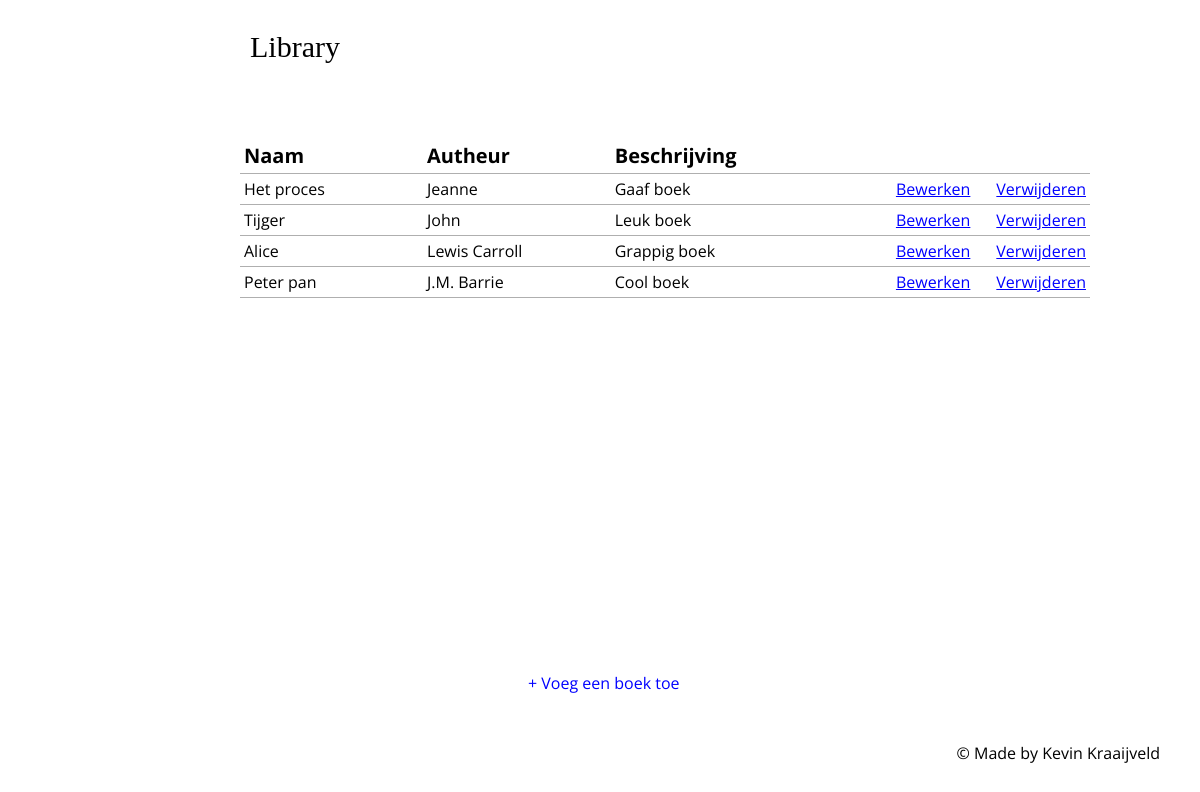
The page / on the database its author committed.
### tables this page shows
CREATE TABLE IF NOT EXISTS `books` (
  `book_id` int(11) NOT NULL,
  `book_name` varchar(255) DEFAULT NULL,
  `book_author` varchar(255) DEFAULT NULL,
  `book_comment` varchar(255) DEFAULT NULL
);

### core/core.php (called while the page is built, shortened)
<?php
function render($filename, $data = null)
{
	require(ROOT . 'view/templates/header.php');
	require(ROOT . 'view/' . $filename . '.php');
	require(ROOT . 'view/templates/footer.php');
}

### controller/LibraryController.php (called while the page is built, shortened)
<?php
require(ROOT . "model/LibraryModel.php");
function index()
{
	render("library/index",
		array(
			'books' => getAllBooks()
		)
	);
}

### public/index.php (called while the page is built, shortened)
<?php
require(ROOT . "core/route.php");
require(ROOT . "core/core.php");
route();

### model/LibraryModel.php (called while the page is built, shortened)
<?php
function getAllBooks(){
	$db = openDatabaseConnection();
	$sql = "SELECT * FROM books";
	$query = $db->prepare($sql);
	$query->execute();
	return $query->fetchAll();
}

### view/library/index.php (the view)
<h3>Library</h3>
<br><br>
<table class="sortable">
	<thead>
		<tr>
			<th>Naam</th>
			<th>Autheur</th>
			<th  class='comment'>Beschrijving</th>
			<th class="sorttable_nosort" colspan="2"> </th>
		</tr>
	</thead>
<tbody>
	<?php
  foreach ($books as $book) {
  echo "<tr>";
  echo "<td>" . $book['book_name'] .  "</td>";
  echo "<td>" . $book['book_author']  . "</td>";
  echo "<td>" . $book['book_comment'] . "</td>";
  echo "<td class='center'>" . "<a href='" . URL . "library/edit/" . $book['book_id'] . "'>Bewerken</a></td>";
  echo "<td class='center'>" . "<a href='" . URL . "library/delete/" . $book['book_id'] . "'>Verwijderen</a></td>";
  echo "</tr>";
  ?>
  <?php } ?>
</tbody>
<main>
<a id='createNew' href='<?=URL?>library/create'>+ Voeg een boek toe</a>
</main>

### core/route.php (shortened to what this page needs)
<?php
function route()
{
	$url = splitUrl();
	if (!$url['controller']) {
		call_user_func('index');
	} else {
		require(ROOT . 'controller/ErrorController.php');
		call_user_func('error_404');
	}
}

### view/templates/header.php (shortened to what this page needs)
<!DOCTYPE html>
	<html>
		<head>
    	<link rel="stylesheet" href="public/css/style.css">
			<link rel="stylesheet" href="/examen/public/css/style.css">
		</head>
		<body>

### view/templates/footer.php (shortened to what this page needs)
<footer>
      <p>&copy; Made by Kevin Kraaijveld</p>
</footer>
</body>
</html>

### public/css/style.css (style rules this page uses)
body { margin: 0 auto; width: 50%; font-family: Open Sans, Verdana, sans-serif; font-size: 12pt; margin : 0 auto; width : 700px; }
h3 { font-weight: normal; font-size: 30px; font-family: Comic Sans MS; }
#createNew, #createSpec { color: blue; display: block; text-align: center; margin-bottom: 25px; text-decoration: none; }
a { color : black; }
main { position: absolute; bottom: 10%; left: 44%; }
main a#createNew { border-bottom: 1px solid white; }
table { width : 850px!important; }
table, td, th { border-bottom: 1.5px solid #afafaf; border-collapse : collapse; color : black; width: 25%; }
td, th { padding : 4px; }
th { text-align : left; }
td.center { text-align : center; }
td.center a { text-align : center; color: blue!important; }
th.comment { width:35%; }
table { position: absolute; left: 20%; width: 62.5%; }
th { font-size: 20px; }
footer { position: fixed; bottom: 20px; right: 40px; color: #000; transition: 0.4s ease; }

### rows shown on the page
books: book_name "Het proces", book_author "Jeanne", book_comment "Gaaf boek"
books: book_name "Tijger", book_author "John", book_comment "Leuk boek"
books: book_name "Alice", book_author "Lewis Carroll", book_comment "Grappig boek"
books: book_name "Peter pan", book_author "J.M. Barrie", book_comment "Cool boek"
